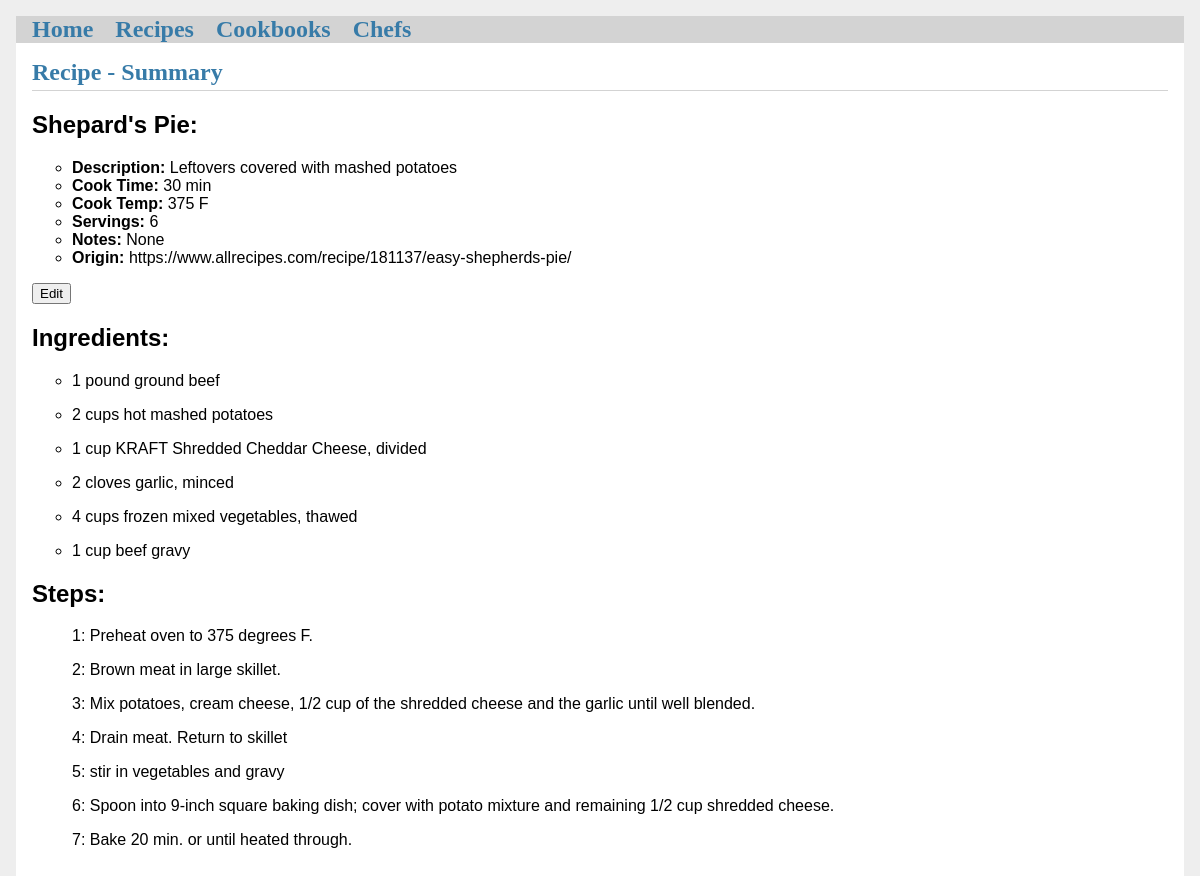
Page /recipe/summary/ref_id=1 on the committed database.
### tables this page shows
CREATE TABLE "recipe"(
id INTEGER PRIMARY KEY AUTOINCREMENT,
name TEXT,
description TEXT,
cooktime TEXT,
cooktemp TXT,
servings TEXT,
notes TEXT,
origin TEXT,
date DATE DEFAULT CURRENT_DATE);

CREATE TABLE "ingredients"(
id INTEGER PRIMARY KEY AUTOINCREMENT,
ingredient TEXT,
quantity TEXT,
unit TEXT,
note TEXT,
recipe_id INTEGER,
date DATE DEFAULT CURRENT_DATE);

CREATE TABLE "steps"(
recipe_id INTEGER,
step Integer,
description TEXT,
note TEXT,
date DATE DEFAULT CURRENT_DATE,
id INTEGER PRIMARY KEY AUTOINCREMENT);

### cookr/recipe.py (the view)
@bp.route('/recipe/summary/ref_id=<ref_id>', methods=('GET','POST'))
def summary(ref_id=''):
  db=get_db()
  rec_query=f'SELECT * FROM recipe WHERE id = {ref_id}'
  ing_query=f'SELECT *, IFNULL(unit,"") as "unit2" FROM ingredients WHERE recipe_id = {ref_id}'
  step_query=f'SELECT * FROM steps WHERE recipe_id = {ref_id}'
  rec_tbl=db.execute(rec_query).fetchone()
  ing_tbl=db.execute(ing_query).fetchall()
  step_tbl=db.execute(step_query).fetchall()
  return render_template(
    'recipe/summary.html',
    rec_tbl=rec_tbl,
    ing_tbl=ing_tbl,
    step_tbl=step_tbl
  )

### cookr/db.py (called while the page is built)
def get_db():
    if 'db' not in g:
        g.db = sqlite3.connect(
          current_app.config['DATABASE'],
          detect_types=sqlite3.PARSE_DECLTYPES
        )
        g.db.row_factory = sqlite3.Row
    return g.db

### cookr/templates/recipe/summary.html (shortened to what this page needs)
{% extends 'base.html' %}
{% block header %}
  <h1>{% block title %}Recipe - Summary{% endblock %}</h1>
{% endblock %}
{% block content %}
<h2> {{rec_tbl[1]}}:</h2>
<ul style="list-style-type:circle;">
  <li><b>Description:</b> {{rec_tbl[2]}}</li>
  <li><b>Cook Time:</b> {{rec_tbl[3]}} min</li>
  <li><b>Cook Temp:</b> {{rec_tbl[4]}} F</li>
  <li><b>Servings:</b> {{rec_tbl[5]}}</li>
  <li><b>Notes:</b> {{rec_tbl[6]}}</li>
  <li><b>Origin:</b> {{rec_tbl[7]}}</li>
</ul>
<button onclick="location.href='/mod/ref_id={{rec_tbl[0]}}'" type="button">Edit</button>
<h2> Ingredients:</h2>
  {%for ing in ing_tbl %}
    <ul style="list-style-type:circle;">
	    <li>{{ing.quantity}} {{ing.unit2}}    {{ing.ingredient}}</li>
    </ul>
  {% endfor %}
<h2> Steps:</h2>
  {%for stp in step_tbl %}
  <ol style="list-style-type:none;">
    <li>{{stp.step}}:   {{stp.description}}</li>
  </ol>
  {% endfor %}
{% endblock %}

### cookr/static/style.css (style rules this page uses)
html { font-family: sans-serif; background: #eee; padding: 1rem; }
h1 { font-family: serif; color: #377ba8; margin: 1rem 0; }
.content > header h1 { flex: auto; margin: 1rem 0 0.25rem 0; }

### rows in the picture
recipe: name "Shepard's Pie", description "Leftovers covered with mashed potatoes", cooktime "30", cooktemp "375", servings "6", origin "https://www.allrecipes.com/recipe/181137/easy-shepherds-pie/"
ingredients: quantity "1", unit2 "pound", ingredient "ground beef"
ingredients: quantity "2", unit2 "cups", ingredient "hot mashed potatoes"
ingredients: quantity "1", unit2 "cup", ingredient "KRAFT Shredded Cheddar Cheese, divided"
ingredients: quantity "2", unit2 "cloves", ingredient "garlic, minced"
ingredients: quantity "4", unit2 "cups", ingredient "frozen mixed vegetables, thawed"
ingredients: quantity "1", unit2 "cup", ingredient "beef gravy"
steps: step "1", description "Preheat oven to 375 degrees F."
steps: step "2", description "Brown meat in large skillet."
steps: step "3", description "Mix potatoes, cream cheese, 1/2 cup of the shredded cheese and the garlic until well blended."
steps: step "4", description "Drain meat. Return to skillet"
steps: step "5", description "stir in vegetables and gravy"
steps: step "6", description "Spoon into 9-inch square baking dish; cover with potato mixture and remaining 1/2 cup shredded cheese."
steps: step "7", description "Bake 20 min. or until heated through."

### other values in the picture
{{ rec_tbl[6] }} "None"
